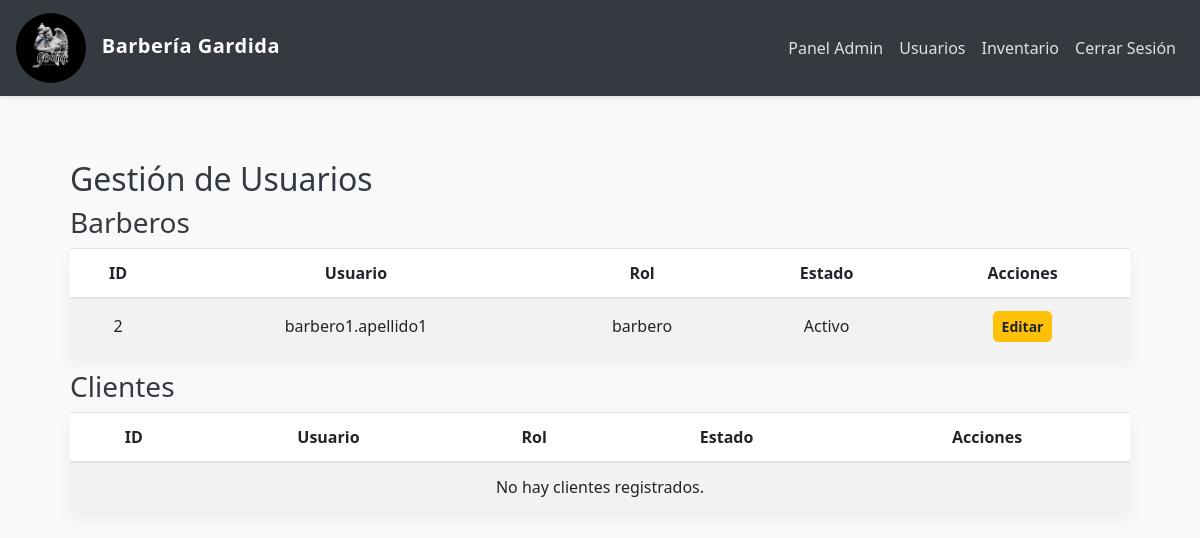
The app's page /gestion_usuarios (signed in) with its own data.
### app/models.py (models this page shows, shortened)
class User(UserMixin, db.Model):
    __tablename__ = 'user'
    id = db.Column(db.Integer, primary_key=True)
    username = db.Column(db.String(150), unique=True, nullable=False)
    email = db.Column(db.String(150), unique=True, nullable=False)
    nombre = db.Column(db.String(64))
    apellido = db.Column(db.String(64))
    password = db.Column(db.String(150), nullable=False)
    role = db.Column(db.String(50), nullable=False, default='cliente')
    fecha_registro = db.Column(db.DateTime, default=datetime.utcnow)
    activo = db.Column(db.Boolean, default=True)
    is_guest = db.Column(db.Boolean, default=False)
    phone = db.Column(db.String(20))
    citas_como_cliente = db.relationship('Cita',
                                      foreign_keys='Cita.cliente_id',
                                      back_populates='cliente',
                                      lazy='dynamic')
    citas_como_administrador = db.relationship('Cita',
                                            foreign_keys='Cita.admin_id',
                                            back_populates='administrador',
                                            lazy='dynamic')
    ventas_como_cliente = db.relationship('Venta',
                                       foreign_keys='Venta.cliente_id',
                                       back_populates='cliente',
                                       lazy='dynamic')
    admin_profile = db.relationship('Admin',
                                 back_populates='user',
                                 uselist=False,
                                 cascade='all, delete-orphan')
    barbero_profile = db.relationship('Barbero',
                                   back_populates='user',
                                   uselist=False,
                                   cascade='all, delete-orphan')
    @property
    def is_admin(self):
        return self.role == 'admin'
    @property
    def is_barbero(self):
        return self.role == 'barbero'
    @property
    def is_cliente(self):
        return self.role == 'cliente'

### app/routes.py (the view)
@main_routes.route('/gestion_usuarios')
@login_required
@admin_required
def gestion_usuarios():
    if current_user.role != 'admin':
        return redirect(url_for('unauthorized'))  # Si no es admin, redirige
    barberos = User.query.filter_by(role='barbero').all()
    clientes = User.query.filter_by(role='cliente').all()
    return render_template('admin/usuarios.html', barberos=barberos, clientes=clientes)

### app/__init__.py (called while the page is built)
def create_app():
    app = Flask(__name__)
    app.config.from_object(Config)  # Usa la configuración desde Config
    db.init_app(app)
    migrate.init_app(app, db)
    login_manager.init_app(app)
    from app.routes import main_routes  # Importa blueprint de routes
    from app.auth import auth_routes  # Si tienes rutas de autenticación, importa el blueprint de auth
    app.register_blueprint(main_routes)  # Registra el blueprint de rutas
    app.register_blueprint(auth_routes)  # Registra el blueprint de autenticación
    @login_manager.user_loader
    def load_user(user_id):
        from app.models import User  # Evitar circularidad importando dentro de la función
        return User.query.get(int(user_id))
    return app

### app/routes.py (called while the page is built)
def role_required(*roles):
    def decorator(f):
        @wraps(f)
        def decorated_function(*args, **kwargs):
            if not current_user.is_authenticated or current_user.role not in roles:
                abort(403)
            return f(*args, **kwargs)
        return decorated_function
    return decorator

### app/templates/admin/usuarios.html
{% extends "shared/base.html" %}
{% block content %}
<div class="container">
    <h2>Gestión de Usuarios</h2>
    <h3>Barberos</h3>
    <table class="table table-striped">
        <thead>
            <tr>
                <th>ID</th>
                <th>Usuario</th>
                <th>Rol</th>
                <th>Estado</th>
                <th>Acciones</th>
            </tr>
        </thead>
        <tbody>
            {% for barbero in barberos %}
            <tr>
                <td>{{ barbero.id }}</td>
                <td>{{ barbero.username }}</td>
                <td>{{ barbero.role }}</td>
                <td>{{ 'Activo' if barbero.activo else 'Inactivo' }}</td>
                <td>
                    <a href="{{ url_for('main_routes.editar_usuario', id=barbero.id) }}" class="btn btn-sm btn-warning">Editar</a>
                </td>
            </tr>
            {% else %}
            <tr>
                <td colspan="5">No hay barberos registrados.</td>
            </tr>
            {% endfor %}
        </tbody>
    </table>
    <h3>Clientes</h3>
    <table class="table table-striped">
        <thead>
            <tr>
                <th>ID</th>
                <th>Usuario</th>
                <th>Rol</th>
                <th>Estado</th>
                <th>Acciones</th>
            </tr>
        </thead>
        <tbody>
            {% for cliente in clientes %}
            <tr>
                <td>{{ cliente.id }}</td>
                <td>{{ cliente.username }}</td>
                <td>{{ cliente.role }}</td>
                <td>{{ 'Activo' if cliente.activo else 'Inactivo' }}</td>
                <td>
                    <a href="{{ url_for('main_routes.editar_usuario', id=cliente.id) }}" class="btn btn-sm btn-warning">Editar</a>
                </td>
            </tr>
            {% else %}
            <tr>
                <td colspan="5">No hay clientes registrados.</td>
            </tr>
            {% endfor %}
        </tbody>
    </table>
</div>
{% endblock %}

### app/static/css/styles.css (style rules this page uses)
body { background-color: #f8f9fa; color: #343a40; font-family: 'Segoe UI', Tahoma, Geneva, Verdana, sans-serif; }
.table { background-color: #fff; color: #212529 !important; box-shadow: 0 0.5rem 1rem rgba(0, 0, 0, 0.05); }
.table th, .table td { border-color: #dee2e6; color: #212529 !important; text-align: center; vertical-align: middle; }
.container { background: transparent; padding: 20px; border-radius: 8px; }
.btn { border-radius: 5px; font-weight: bold; transition: all 0.2s; }

### app/templates/shared/base.html (style rules this page uses)
body { background-color: #f8f9fa; color: #343a40; font-family: 'Segoe UI', Tahoma, Geneva, Verdana, sans-serif; }
.container { padding-top: 20px; padding-bottom: 40px; }

### records on screen
User: id "2", username "barbero1.apellido1", role "barbero", activo "Activo"
